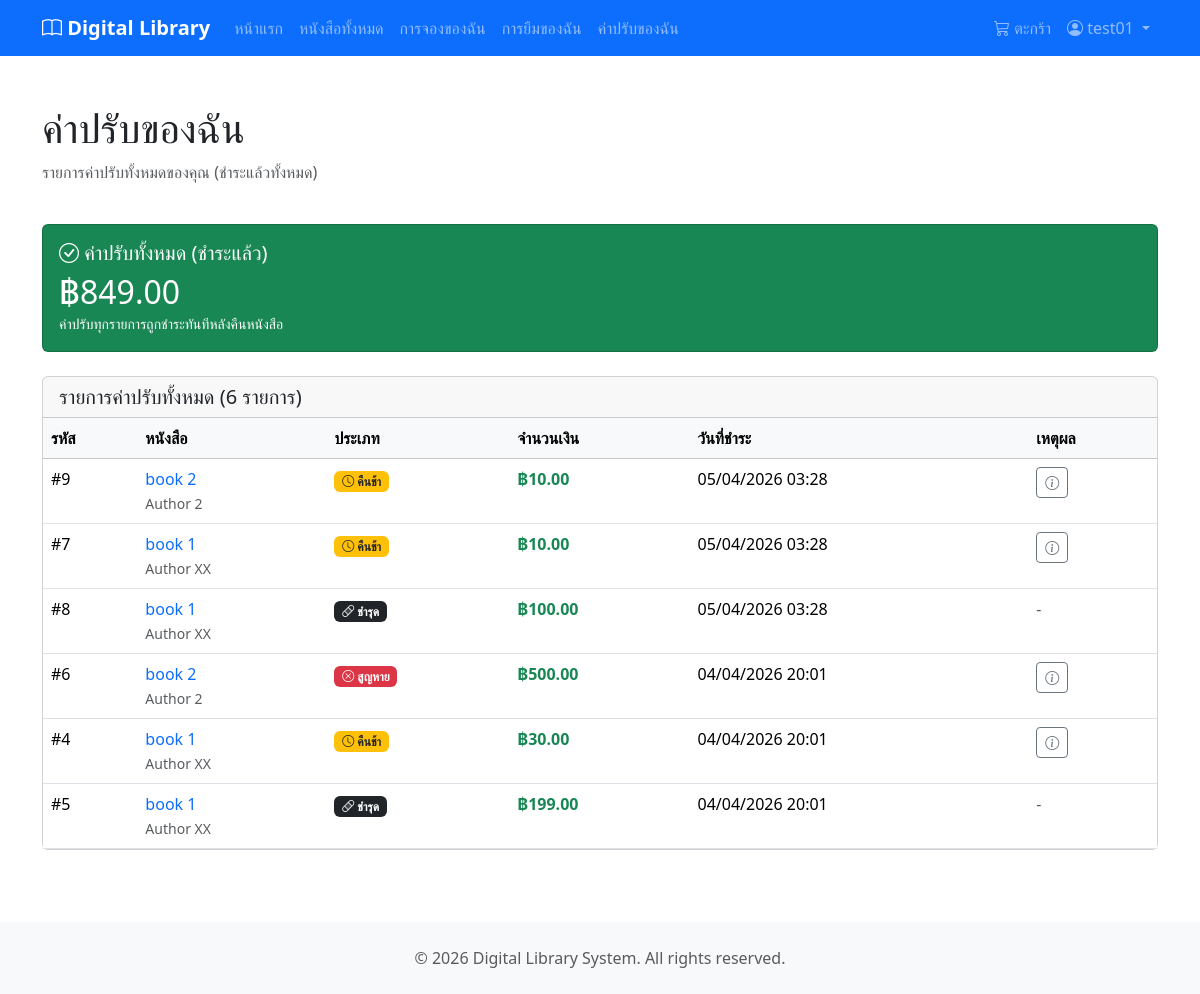
The page /my-fines/my-fines/ (signed in) on the database as committed earlier.
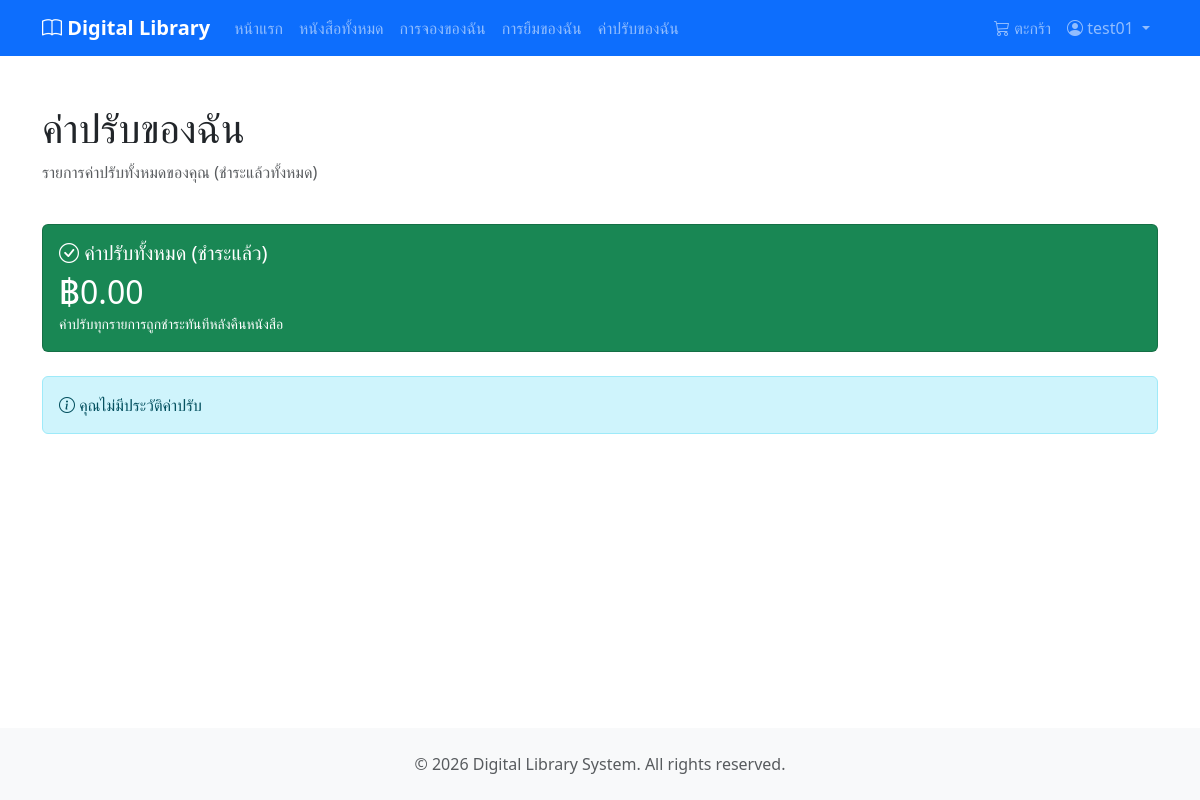
The same page on the database as committed later.
### fines/models.py (models this page shows, shortened)
class Fine(models.Model):
    TYPE_CHOICES = [
        ('late_return', 'Late Return'),
        ('lost', 'Lost'),
        ('damaged', 'Damaged'),
    ]
    loan_item = models.ForeignKey(
        LoanItem,
        on_delete=models.CASCADE,
        related_name='fines'
    )
    amount = models.DecimalField(max_digits=10, decimal_places=2)
    type = models.CharField(max_length=20, choices=TYPE_CHOICES)
    reason = models.TextField(null=True, blank=True)
    paid_at = models.DateTimeField(
        help_text='Timestamp when fine was paid (also serves as creation time)'
    )
    class Meta:
        db_table = 'fines'
        verbose_name = 'Fine'
        verbose_name_plural = 'Fines'
        ordering = ['-paid_at']

### loans/models.py (models this page shows, shortened)
class LoanItem(models.Model):
    STATUS_CHOICES = [
        ('borrowed', 'Borrowed'),
        ('returned', 'Returned'),
        ('lost', 'Lost'),
    ]
    book = models.ForeignKey(
        Book,
        on_delete=models.CASCADE,
        related_name='loan_items'
    )
    loan = models.ForeignKey(
        Loan,
        on_delete=models.CASCADE,
        related_name='loan_items'
    )
    reservation = models.OneToOneField(
        Reservation,
        on_delete=models.SET_NULL,
        null=True,
        blank=True,
        related_name='loan_item'
    )
    status = models.CharField(
        max_length=20,
        choices=STATUS_CHOICES,
        default='borrowed'
    )
    returned_at = models.DateTimeField(null=True, blank=True)
    created_at = models.DateTimeField(auto_now_add=True)
    class Meta:
        db_table = 'loan_items'
        verbose_name = 'Loan Item'
        verbose_name_plural = 'Loan Items'
        ordering = ['-created_at']

### books/models.py (models this page shows, shortened)
class Book(models.Model):
    id = models.AutoField(primary_key=True)
    title = models.CharField(max_length=255)
    isbn = models.CharField(
        max_length=13,
        unique=True,
        null=False,
        blank=False,
    )
    description = models.TextField(null=True, blank=True)
    image_url = models.ImageField(
        upload_to="books/covers/",
        max_length=255,
        null=True,
        blank=True,
    )
    total_quantity = models.IntegerField(default=0)
    available_quantity = models.IntegerField(default=0)
    publish_year = models.IntegerField(null=True, blank=True)
    publisher = models.ForeignKey(
        "Publisher",
        on_delete=models.SET_NULL,
        null=True,
        blank=True,
    )
    authors = models.ManyToManyField(
        "Author",
        through="BookAuthor",
        related_name="books",
    )
    categories = models.ManyToManyField(
        "Category",
        through="BookCategory",
        related_name="books",
    )
    created_at = models.DateTimeField(auto_now_add=True)
    class Meta:
        db_table = "books"
        verbose_name = "Book"
        verbose_name_plural = "Books"
        constraints = [
            models.CheckConstraint(
                check=Q(total_quantity__gte=0),
                name="check_books_total_quantity_gte_0",
            ),
            models.CheckConstraint(
                check=Q(available_quantity__gte=0),
                name="check_books_available_quantity_gte_0",
            ),
            models.CheckConstraint(
                check=Q(publish_year__isnull=True) | Q(publish_year__gte=0),
                name="check_books_publish_year_gte_0_or_null",
            ),
        ]

class Author(models.Model):
    id = models.AutoField(primary_key=True)
    name = models.CharField(max_length=255)
    created_at = models.DateTimeField(auto_now_add=True)
    class Meta:
        db_table = "authors"
        verbose_name = "Author"
        verbose_name_plural = "Authors"

### fines/views.py (the view)
# urls.py: path('my-fines/', views.my_fines_view, name='my_fines'),
@login_required
def my_fines_view(request):
    fines = Fine.objects.filter(
        loan_item__loan__user=request.user
    ).select_related(
        'loan_item__book__publisher',
        'loan_item__loan'
    ).prefetch_related(
        'loan_item__book__authors'
    ).order_by('-paid_at')
    total_amount = fines.aggregate(Sum('amount'))['amount__sum'] or 0
    context = {
        'fines': fines,
        'total_amount': total_amount,
    }
    return render(request, 'fines/my_fines.html', context)

### books/cart.py (called while the page is built)
    def count(self):
        return len(self.cart)

### books/context_processors.py (called while the page is built)
def cart_context(request):
    cart = Cart(request)
    return {
        'cart_count': cart.count()
    }

### templates/fines/my_fines.html (shortened to what the changed rows need)
{% extends 'base.html' %}
{% block content %}
    <div class="container mt-4">
        <div class="row mb-4">
            <div class="col">
                <h1>ค่าปรับของฉัน</h1>
            </div>
        </div>
        <div class="row mb-4">
            <div class="col-md-12">
                <div class="card bg-success text-white">
                    <div class="card-body">
                        <h5 class="card-title">
                            <i class="bi bi-check-circle"></i> ค่าปรับทั้งหมด (ชำระแล้ว)
                        </h5>
                        <h2 class="mb-0">฿{{ total_amount|floatformat:2 }}</h2>
                        <small>ค่าปรับทุกรายการถูกชำระทันทีหลังคืนหนังสือ</small>
                    </div>
                </div>
            </div>
        </div>
        {% if fines %}
            <div class="row">
                <div class="col">
                    <div class="card">
                        <div class="card-header">
                            <h5 class="mb-0">รายการค่าปรับทั้งหมด ({{ fines.count }} รายการ)</h5>
                        </div>
                        <div class="card-body p-0">
                            <div class="table-responsive">
                                <table class="table table-hover mb-0">
                                    <thead class="table-light">
                                        <tr>
                                            <th>รหัส</th>
                                            <th>หนังสือ</th>
                                            <th>ประเภท</th>
                                            <th>จำนวนเงิน</th>
                                            <th>วันที่ชำระ</th>
                                            <th>เหตุผล</th>
                                        </tr>
                                    </thead>
                                    <tbody>
                                        {% for fine in fines %}
                                            <tr>
                                                <td>#{{ fine.id }}</td>
                                                <td>
                                                    <a href="{% url 'books:book_detail' fine.loan_item.book.id %}"
                                                       class="text-decoration-none">{{ fine.loan_item.book.title }}</a>
                                                    <br>
                                                    <small class="text-muted">
                                                        {% if fine.loan_item.book.authors.all %}
                                                            {% for author in fine.loan_item.book.authors.all %}
                                                                {{ author.name }}
                                                            {% endfor %}
                                                        {% endif %}
                                                    </small>
                                                </td>
                                                <td>
                                                    {% if fine.type == 'late_return' %}
                                                        <span class="badge bg-warning text-dark">
                                                            <i class="bi bi-clock"></i> คืนช้า
                                                        </span>
                                                    {% elif fine.type == 'lost' %}
                                                        <span class="badge bg-danger">
                                                            <i class="bi bi-x-circle"></i> สูญหาย
                                                        </span>
                                                    {% elif fine.type == 'damaged' %}
                                                        <span class="badge bg-dark">
                                                            <i class="bi bi-bandaid"></i> ชำรุด
                                                        </span>
                                                    {% endif %}
                                                </td>
                                                <td class="fw-bold text-success">฿{{ fine.amount|floatformat:2 }}</td>
                                                <td>{{ fine.paid_at|date:"d/m/Y H:i" }}</td>
                                                <td>
                                                    {% if fine.reason %}
                                                        <button type="button"
                                                                class="btn btn-sm btn-outline-secondary"
                                                                data-bs-toggle="popover"
                                                                data-bs-trigger="focus"
                                                                data-bs-content="{{ fine.reason }}"
                                                                title="เหตุผล">
                                                            <i class="bi bi-info-circle"></i>
                                                        </button>
                                                    {% else %}
                                                        <span class="text-muted">-</span>
                                                    {% endif %}
                                                </td>
                                            </tr>
                                        {% endfor %}
                                    </tbody>
                                </table>
                            </div>
                        </div>
                    </div>
                </div>
            </div>
        {% else %}
            <div class="alert alert-info">
                <i class="bi bi-info-circle"></i>
                คุณไม่มีประวัติค่าปรับ
            </div>
        {% endif %}
    </div>
{% endblock %}

Rows that differ between the two databases and show on the page:
removed Fine: id "9", loan_item.book "book 2", type "late_return" (drawn), amount "10.00", paid_at "05/04/2026 03:28"
no longer on this page (row edited): Author: name "Author 2"
removed Fine: id "7", loan_item.book "book 1", type "late_return" (drawn), amount "10.00", paid_at "05/04/2026 03:28"
no longer on this page (row edited): Author: name "Author XX"
removed Fine: id "8", loan_item.book "book 1", type "damaged" (drawn), amount "100.00", paid_at "05/04/2026 03:28"
removed Fine: id "6", loan_item.book "book 2", type "lost" (drawn), amount "500.00", paid_at "04/04/2026 20:01"
removed Fine: id "4", loan_item.book "book 1", type "late_return" (drawn), amount "30.00", paid_at "04/04/2026 20:01"
removed Fine: id "5", loan_item.book "book 1", type "damaged" (drawn), amount "199.00", paid_at "04/04/2026 20:01"
Other text that changed with them:
{{ total_amount|floatformat:2 }}: "849.00" → "0.00"
{{ fines.count }}: "6" → (not shown)
text no longer shown: "รายการค่าปรับทั้งหมด ( รายการ) รหัส หนังสือ ประเภท จำนวนเงิน วันที่ชำระ เหตุผล"
text now shown: "คุณไม่มีประวัติค่าปรับ"
